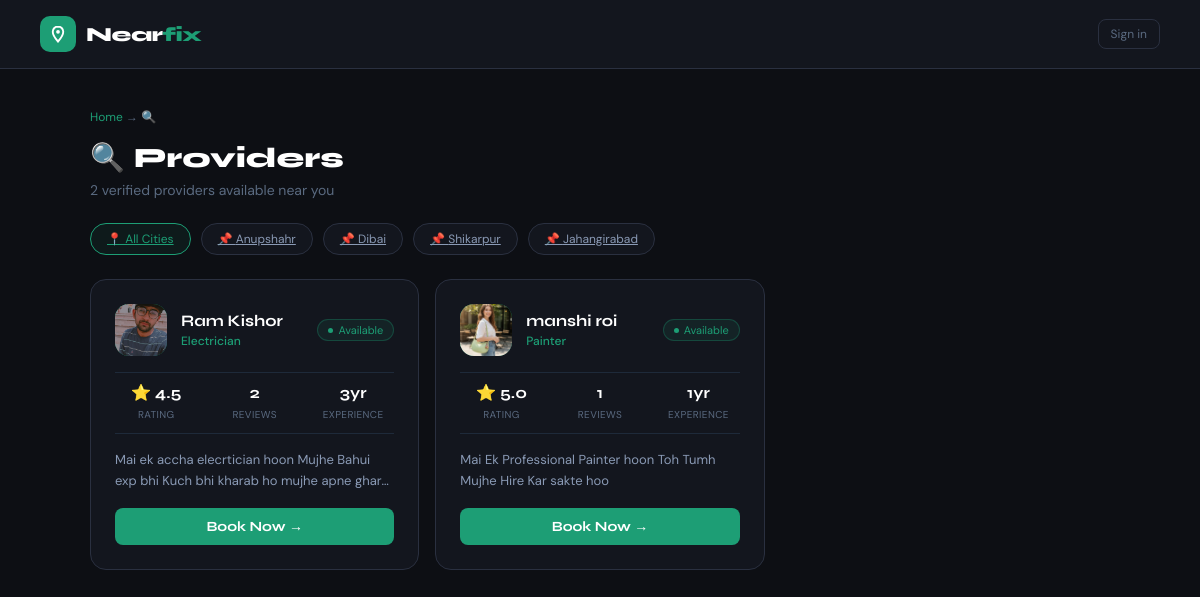
Page /providers/ on the committed database.
### bookings/models.py (models this page shows, shortened)
class ProviderProfile(models.Model):
    user = models.OneToOneField(User, on_delete=models.CASCADE, related_name='provider_profile')
    trade = models.CharField(max_length=100)
    bio = models.TextField(blank=True)
    experience_years = models.IntegerField(default=0)
    rating = models.FloatField(default=0.0)
    total_reviews = models.IntegerField(default=0)
    is_available = models.BooleanField(default=True)
    city = models.CharField(max_length=50, choices=CITY_CHOICES, default='anupshahr')
    latitude = models.FloatField(null=True, blank=True)
    longitude = models.FloatField(null=True, blank=True)
    created_at = models.DateTimeField(auto_now_add=True)

### accounts/models.py (models this page shows, shortened)
class User(AbstractUser):
    ROLE_CUSTOMER = 'customer'
    ROLE_PROVIDER = 'provider'
    ROLE_CHOICES = [
        (ROLE_CUSTOMER, 'Customer'),
        (ROLE_PROVIDER, 'Service Provider'),
    ]
    role = models.CharField(max_length=20, choices=ROLE_CHOICES, default=ROLE_CUSTOMER)
    phone = models.CharField(max_length=15, blank=True)
    is_verified = models.BooleanField(default=False)
    created_at = models.DateTimeField(default=timezone.now)
    profile_photo = models.ImageField(
        upload_to='profiles/',
        blank=True,
        null=True
    )

### bookings/views.py (the view)
# urls.py: path('providers/', views.providers_list, name='providers_list'),
def providers_list(request):
    category = request.GET.get('category', '')
    city = request.GET.get('city', '')
    CATEGORY_MAP = {
        'electrician':  {'name': 'Electrician',  'icon': '⚡'},
        'plumber':      {'name': 'Plumber',       'icon': '🔧'},
        'carpenter':    {'name': 'Carpenter',     'icon': '🪚'},
        'painter':      {'name': 'Painter',       'icon': '🎨'},
        'ac-repair':    {'name': 'AC Repair',     'icon': '❄️'},
        'cleaner':      {'name': 'Cleaner',       'icon': '🧹'},
        'mechanic':     {'name': 'Mechanic',      'icon': '🔩'},
        'pest-control': {'name': 'Pest Control',  'icon': '🐛'},
    }
    CITY_CHOICES = [
        ('anupshahr',   'Anupshahr'),
        ('dibai',       'Dibai'),
        ('shikarpur',   'Shikarpur'),
        ('jahangirabad','Jahangirabad'),
    ]
    cat_info = CATEGORY_MAP.get(category, {'name': category.title(), 'icon': '🔍'})
    providers = ProviderProfile.objects.filter(is_available=True)
    if category:
        providers = providers.filter(trade__icontains=cat_info['name'])
    if city:
        providers = providers.filter(city=city)
    return render(request, 'bookings/providers_list.html', {
        'providers':     providers,
        'category':      category,
        'cat_info':      cat_info,
        'city':          city,
        'city_choices':  CITY_CHOICES,
    })

### templates/bookings/providers_list.html (shortened to what this page needs)
{% extends 'base.html' %}
{% block content %}
<nav class="nf-navbar">
    <a href="{% url 'home' %}" class="nf-logo">
        <div class="nf-logo-icon">
            <svg viewBox="0 0 24 24" fill="none" stroke="white" stroke-width="2.5" stroke-linecap="round">
                <path d="M12 2C8.13 2 5 5.13 5 9c0 5.25 7 13 7 13s7-7.75 7-13c0-3.87-3.13-7-7-7z"/>
                <circle cx="12" cy="9" r="2.5" fill="white" stroke="none"/>
            </svg>
        </div>
        <div class="nf-logo-text">Near<span>fix</span></div>
    </a>
    <div class="nf-nav-right">
        {% if user.is_authenticated %}
        <div class="nf-user-badge">
            <div class="nf-user-avatar">{{ user.first_name|first|upper|default:user.username|first|upper }}</div>
            {{ user.first_name|default:user.username }}
        </div>
        <a href="{% url 'logout' %}" class="nf-btn-sm">Sign out</a>
        {% else %}
        <a href="{% url 'login' %}" class="nf-btn-sm">Sign in</a>
        {% endif %}
    </div>
</nav>
<div class="nf-page-header">
    <div class="nf-breadcrumb">
        <a href="{% url 'home' %}">Home</a> → {{ cat_info.icon }} {{ cat_info.name }}
    </div>
    <div class="nf-page-title">{{ cat_info.icon }}  Providers</div>
    <div class="nf-page-sub">
        {% if providers %}
            {{ providers|length }} verified provider{{ providers|length|pluralize }} available near you
        {% else %}
            No providers found in this category yet
        {% endif %}
    </div>
</div>
<div class="nf-filters">
    <a href="?category={{ category }}"
       class="nf-filter-btn {% if not city %}active{% endif %}">
       📍 All Cities
    </a>
    {% for city_val, city_name in city_choices %}
    <a href="?category={{ category }}&city={{ city_val }}"
       class="nf-filter-btn {% if city == city_val %}active{% endif %}">
       📌 {{ city_name }}
    </a>
    {% endfor %}
</div>
{% if providers %}
<div class="nf-providers-grid">
    {% for provider in providers %}
    <div class="nf-provider-card">
        <div class="nf-card-top">
             <div class="nf-avatar">
    {% if provider.user.profile_photo %}
        <img src="{{ provider.user.profile_photo.url }}" style="width:100%;height:100%;object-fit:cover;border-radius:14px;">
    {% else %}
        {{ provider.user.first_name|first|upper|default:"P" }}
    {% endif %}
</div>
            <div class="nf-card-info">
                <div class="nf-card-name">{{ provider.user.get_full_name|default:provider.user.username }}</div>
                <div class="nf-card-trade">{{ provider.trade }}</div>
            </div>
            {% if provider.is_available %}
            <div class="nf-available-badge">
                <div class="nf-available-dot"></div> Available
            </div>
            {% endif %}
        </div>
        <div class="nf-card-stats">
            <div class="nf-stat-item">
                <span class="nf-stat-val">⭐ {{ provider.rating|floatformat:1 }}</span>
                <span class="nf-stat-lbl">Rating</span>
            </div>
            <div class="nf-stat-item">
                <span class="nf-stat-val">{{ provider.total_reviews }}</span>
                <span class="nf-stat-lbl">Reviews</span>
            </div>
            <div class="nf-stat-item">
                <span class="nf-stat-val">{{ provider.experience_years }}yr</span>
                <span class="nf-stat-lbl">Experience</span>
            </div>
        </div>
        {% if provider.bio %}
        <div class="nf-card-bio">{{ provider.bio }}</div>
        {% endif %}
        <a href="{% url 'create_booking' provider.pk %}" class="nf-book-btn">
            Book Now →
        </a>
    </div>
    {% endfor %}
</div>
{% endif %}
{% endblock %}

### templates/base.html (shortened to what this page needs)
{% load static %}
<!DOCTYPE html>
<html lang="en">
<head>
    <link rel="stylesheet" href="{% static 'css/main.css' %}">
</head>
<body>
{% block content %}{% endblock %}
</body>
</html>

### static/css/main.css (style rules this page uses)
*, *::before, *::after { box-sizing: border-box; margin: 0; padding: 0; }
:root { --green: #1D9E75; --green-dark: #17876a; --green-dim: rgba(29,158,117,0.12); --green-border: rgba(29,158,117,0.3); --bg-base: #0d0f14; --bg-card: #13161e; --bg-field: #0d0f14; --bg-hover: #1a1e28; --border: #2a3040; --border-light: #1e2a3a; --text-primary: #e8e6e0; --text-secondary: #8a9ab5; --text-muted: #5a6a80; --text-dim: #3a4a5e; --font-display: 'Syne', sans-serif; --font-body: 'DM Sans', sans-serif; --radius-sm: 8px; --radius-md: 10px; --radius-lg: 14px; }
body { font-family: var(--font-body); background: var(--bg-base); color: var(--text-primary); min-height: 100vh; }
.nf-navbar { display: flex; align-items: center; justify-content: space-between; padding: 1rem 2.5rem; background: var(--bg-card); border-bottom: 0.5px solid var(--border); position: sticky; top: 0; z-index: 100; }
.nf-logo { display: flex; align-items: center; gap: 10px; text-decoration: none; }
.nf-logo-icon { width: 36px; height: 36px; background: var(--green); border-radius: 10px; display: flex; align-items: center; justify-content: center; }
.nf-logo-icon svg { width: 18px; height: 18px; }
.nf-logo-text { font-family: var(--font-display); font-weight: 800; font-size: 20px; letter-spacing: -0.5px; color: #fff; }
.nf-logo-text span { color: var(--green); }
.nf-nav-right { display: flex; align-items: center; gap: 1rem; }
.nf-btn-sm { font-size: 12px; color: var(--text-muted); text-decoration: none; padding: 6px 12px; border-radius: var(--radius-sm); border: 0.5px solid var(--border); transition: all 0.2s; }
.nf-breadcrumb { font-size: 12px; color: var(--text-muted); margin-bottom: 1.5rem; }
.nf-breadcrumb a { color: var(--green); text-decoration: none; }

### rows in the picture
ProviderProfile: user.profile_photo (picture), user.get_full_name "Ram Kishor", trade "Electrician", is_available True (drawn), rating "4.5", total_reviews "2", experience_years "3", bio "Mai ek accha elecrtician hoon Mujhe Bahui exp bhi Kuch bhi kharab ho mujhe apne…"
ProviderProfile: user.profile_photo (picture), user.get_full_name "manshi roi", trade "Painter", is_available True (drawn), rating "5.0", total_reviews "1", experience_years "1", bio "Mai Ek Professional Painter hoon Toh Tumh Mujhe Hire Kar sakte hoo"

### other values in the picture
{{ cat_info.icon }} "🔍"
{{ providers|length }} "2"
{{ city_name }} "Anupshahr" "Dibai" "Shikarpur" "Jahangirabad"
